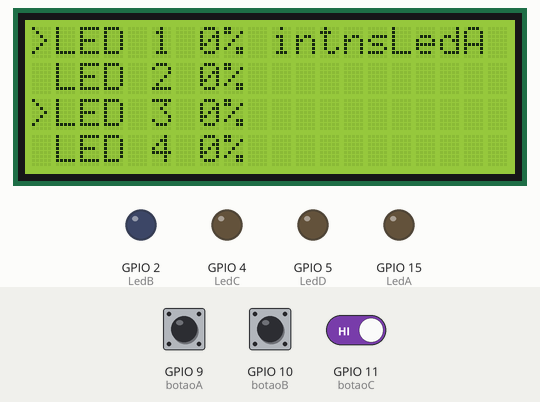
The program below on a simulated ESP32. Shown: 20×4 character LCD, output pins drawn as LEDs (lit = HIGH). The test bench sets the inputs (shaded band); at power-on: GPIO 9 (botaoA) HIGH, GPIO 10 (botaoB) HIGH, GPIO 11 (botaoC) HIGH.

Above: at 1.2 s.
1.3 s: GPIO 9 (botaoA) pulled LOW for 0.15 s
At 2.2 s:
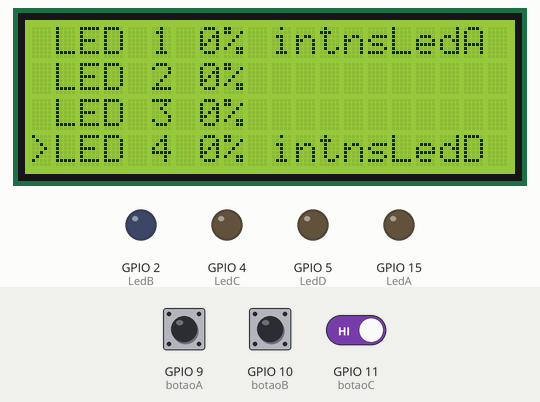
2.9 s: GPIO 9 (botaoA) pulled LOW for 1 s
At 3.2 s:
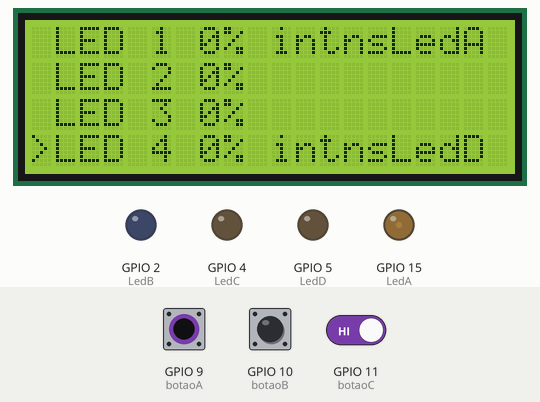
5.4 s: GPIO 10 (botaoB) pulled LOW for 0.15 s
At 5.9 s:
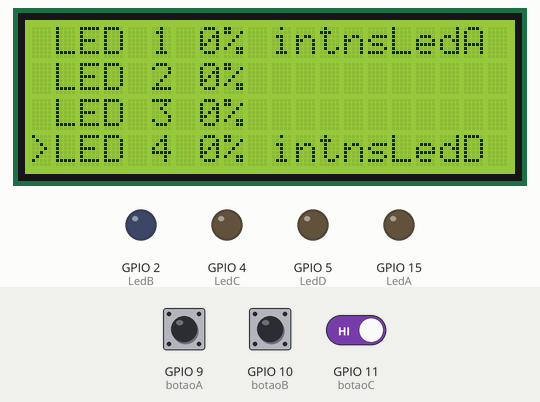
7.0 s: GPIO 10 (botaoB) pulled LOW for 1 s
9.5 s: GPIO 10 (botaoB) driven LOW and GPIO 11 (botaoC) driven LOW
At 10.6 s:
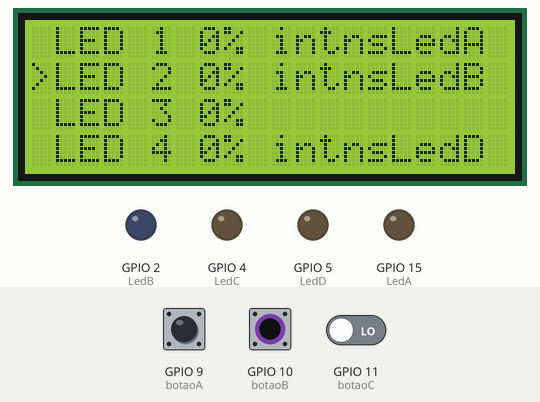
11.0 s: GPIO 9 (botaoA) pulled LOW for 0.15 s
At 11.8 s:
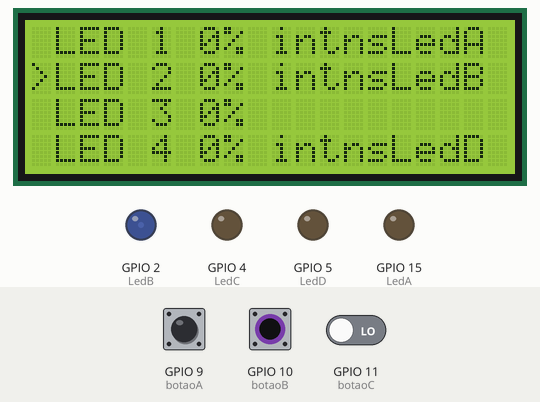
Timing chart, 0 to 13.6 s (numbered marks = the images above; inputs shaded):
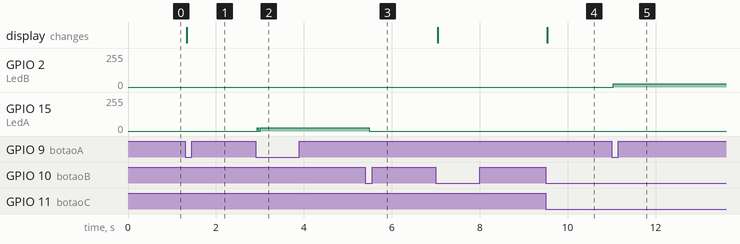

The program:

main.cpp
```cpp
/*Maria Eduarda Santos
09/04/2025
CORRECAO NO DIA 07/04
*/

#include <Arduino.h>
#include <Bounce2.h>
#include <LiquidCrystal_I2C.h>

#define LedA 15
#define LedB 2
#define LedC 4
#define LedD 5

#define botaoA 9
#define botaoB 10
#define botaoC 11
LiquidCrystal_I2C lcd(0x27, 20, 4);

//*instancia de objeto
Bounce botao1 = Bounce();
Bounce botao2 = Bounce();
Bounce botao3 = Bounce();

void setup()
{
  Serial.begin(9600);
  botao1.attach(botaoA, INPUT_PULLUP);
  botao2.attach(botaoB, INPUT_PULLUP);
  botao3.attach(botaoC, INPUT_PULLUP);

  lcd.init();      // inicar
  lcd.backlight(); // ligar a luz
  lcd.setCursor(0, 0);
  lcd.print(">LED 1 0%");
  lcd.setCursor(0, 1);
  lcd.print(">LED 2 0%");
  lcd.setCursor(0, 2);
  lcd.print(">LED 3 0%");
  lcd.setCursor(0, 3);
  lcd.print(">LED 4 0%");

  pinMode(LedA, OUTPUT);
  pinMode(LedB, OUTPUT);
  pinMode(LedC, OUTPUT);
  pinMode(LedD, OUTPUT);
}

void loop()
{
  static bool modoSelecao = 1;
  static int contador = 0;
  static int itnsLedA = 0;
  static int itnsLedB = 0;
  static int itnsLedC = 0;
  static int itnsLedD = 0;
  static bool alteracao = 0;

  botao1.update();
  botao2.update();
  botao3.update();
  //**Botao C */

  if (!botao3.fell())
  {
    modoSelecao = !modoSelecao; // quando for inverter o numero e so colocar !
  }

  //**botao B */
  if (botao2.fell())
  {
    if (modoSelecao)
    {
      contador++;
      // contador += 1;       //contador = contador + 1;     // qualquer um vai funcionar
      //*if (contador >3)contador = 0;

      if (contador > 3)
      {
        contador = 0;
      }
    }
    else
    {
      switch (contador)
      {
      case 0:
        if (itnsLedA > 0)
          itnsLedA -= 10;
        break;

      case 1:
        if (itnsLedB > 0)
          itnsLedB -= 10;
        break;

      case 2:
        if (itnsLedC > 0)
          itnsLedC -= 10;
        break;

      case 3:
        if (itnsLedD > 0)
          itnsLedD -= 10;
        break;

      default:
        break;
      }
    }
  }

  //*botao A
  if (botao1.fell())
  {
    if (modoSelecao)
    {
      contador--;
      // contador -= 1;       //contador = contador - 1;     // qualquer um vai funcionar
      //*if (contador >3)contador = 0;

      if (contador < 0)
      {
        contador = 3;
      }
    }
    else
    {
      switch (contador)
      {
      case 0:
        if (itnsLedA <= 90)
          itnsLedA += 10;
        break;

      case 1:
        if (itnsLedB <= 90)
          itnsLedB += 10;
        break;

      case 2:
        if (itnsLedC <= 90)
          itnsLedC += 10;
        break;

      case 3:
        if (itnsLedD <= 90)
          itnsLedD += 10;
        break;

      default:
        break;
      }
    }
  }

  //*LCD
  if (alteracao)
  {

    alteracao = 0;
    if (modoSelecao)
    {
    }
  }

  if (contador == 0)
  {
    lcd.setCursor(0, 0);
    lcd.print(">");

    lcd.setCursor(0, 1);
    lcd.print(" ");
    lcd.setCursor(0, 3);
    lcd.print(" ");

    lcd.setCursor(10, 0);
    lcd.print("intnsLedA ");
  }
  else if (contador == 1)
  {
    lcd.setCursor(0, 1);
    lcd.print(">");

    lcd.setCursor(0, 0);
    lcd.print(" ");
    lcd.setCursor(0, 2);
    lcd.print(" ");

    lcd.setCursor(10, 1);
    lcd.print("intnsLedB ");
  }
  else if (contador == 2)
  {
    lcd.setCursor(0, 2);
    lcd.print(">");

    lcd.setCursor(0, 1);
    lcd.print(" ");
    lcd.setCursor(0, 3);
    lcd.print(" ");

    lcd.setCursor(10, 2);
    lcd.print("intnsLedC");
  }
  else
  {
    lcd.setCursor(0, 3);
    lcd.print(">");

    lcd.setCursor(0, 2);
    lcd.print(" "); // apagando
    lcd.setCursor(0, 0);
    lcd.print(" "); // apagando

    lcd.setCursor(10, 3);
    lcd.print("intnsLedD ");
  }
  //* Leds
  analogWrite(LedA, itnsLedA * 2.55);
  analogWrite(LedB, itnsLedB * 2.55);
  analogWrite(LedC, itnsLedC * 2.55);
  analogWrite(LedA, itnsLedD * 2.55);
}
```

Measured:
- after the input at 1.3 s, the display: changes at once (image 1)
- after the input at 2.9 s, GPIO 15 (LedA): 0/255 → 25/255 at once
- after the input at 5.4 s, GPIO 15 (LedA): 25/255 → 0/255 after 0.09 s
- after the input at 9.5 s, the display: changes at once (image 4)
- after the input at 11.0 s, GPIO 2 (LedB): 0/255 → 25/255 at once
